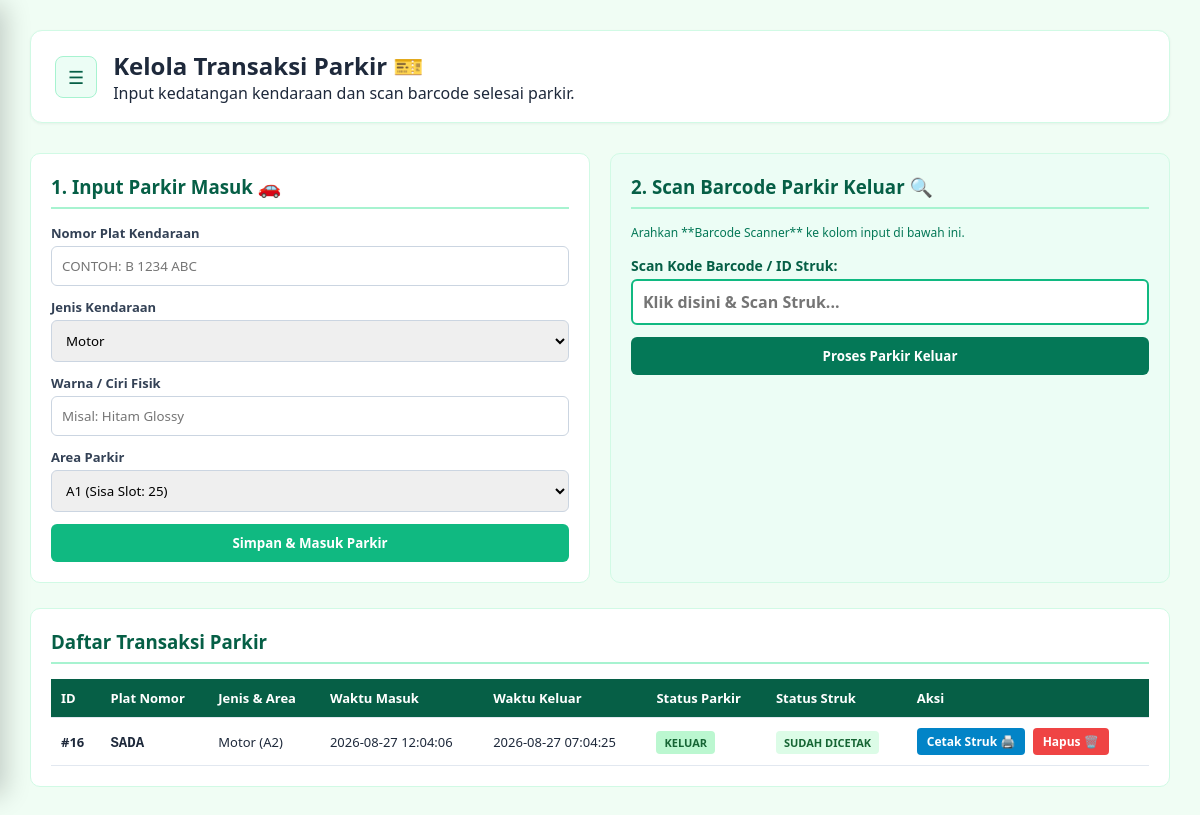
/petugas/php-petugas/transaksi.php (signed in), run on the app's committed database.
### tables this page shows
CREATE TABLE `tb_transaksi` (
  `id_parkir` int(11) NOT NULL,
  `id_kendaraan` int(11) NOT NULL,
  `waktu_masuk` datetime NOT NULL DEFAULT current_timestamp(),
  `waktu_keluar` datetime DEFAULT NULL,
  `id_tarif` int(11) DEFAULT NULL,
  `durasi_jam` int(5) DEFAULT NULL,
  `biaya_total` decimal(10,0) DEFAULT NULL,
  `status` enum('masuk','keluar') NOT NULL DEFAULT 'masuk',
  `status_cetak` enum('belum','sudah') NOT NULL DEFAULT 'belum',
  `id_user` int(11) NOT NULL,
  `id_area` int(11) NOT NULL
);

CREATE TABLE `tb_kendaraan` (
  `id_kendaraan` int(11) NOT NULL,
  `plat_nomor` varchar(15) NOT NULL,
  `jenis_kendaraan` varchar(20) NOT NULL,
  `warna` varchar(100) NOT NULL,
  `id_user` int(11) DEFAULT NULL
);

CREATE TABLE `tb_area_parkir` (
  `id_area` int(11) NOT NULL,
  `nama_area` varchar(50) NOT NULL,
  `jenis_kendaraan` varchar(20) NOT NULL,
  `kapasitas` int(5) NOT NULL,
  `terisi` int(5) NOT NULL DEFAULT 0
);

### petugas/php-petugas/transaksi.php (the view, shortened to what this page needs)
<?php
require_once '../../config/koneksi.php';
$areas = mysqli_query($koneksi, "SELECT * FROM tb_area_parkir");
$semua_transaksi = mysqli_query($koneksi, "SELECT t.*, k.plat_nomor, k.jenis_kendaraan, a.nama_area
                                           FROM tb_transaksi t
                                           JOIN tb_kendaraan k ON t.id_kendaraan = k.id_kendaraan
                                           JOIN tb_area_parkir a ON t.id_area = a.id_area
                                           ORDER BY t.id_parkir DESC LIMIT 50");
?>
<!DOCTYPE html>
<html lang="id">
<head>
    <link rel="stylesheet" href="../css-petugas/dashboard.css?v=<?= time(); ?>">
</head>
<body>
    <div class="content">
        <div class="header">
            <div class="header-left">
                <button class="menu-toggle" id="btnToggle" title="Buka Menu">☰</button>
                <div>
                    <h2>Kelola Transaksi Parkir 🎫</h2>
                    <p>Input kedatangan kendaraan dan scan barcode selesai parkir.</p>
                </div>
            </div>
        </div>
        <div class="form-grid">
            <div class="box">
                <h3>1. Input Parkir Masuk 🚗</h3>
                <form action="" method="POST">
                    <div class="input-group">
                        <label>Nomor Plat Kendaraan</label>
                        <input type="text" name="plat_nomor" placeholder="Contoh: B 1234 ABC" style="text-transform: uppercase;" required>
                    </div>
                    <div class="input-group">
                        <label>Jenis Kendaraan</label>
                        <select name="jenis_kendaraan" required>
                            <option value="Motor">Motor</option>
                        </select>
                    </div>
                    <div class="input-group">
                        <label>Warna / Ciri Fisik</label>
                        <input type="text" name="warna" placeholder="Misal: Hitam Glossy" required>
                    </div>
                    <div class="input-group">
                        <label>Area Parkir</label>
                        <select name="id_area" required>
                            <?php while($a = mysqli_fetch_assoc($areas)): ?>
                                <option value="<?= $a['id_area']; ?>">
                                    <?= $a['nama_area']; ?> (Sisa Slot: <?= $a['kapasitas'] - $a['terisi']; ?>)
                                </option>
                            <?php endwhile; ?>
                        </select>
                    </div>
                    <button type="submit" name="parkir_masuk" class="btn-green">Simpan & Masuk Parkir</button>
                </form>
            </div>
            <div class="box" style="background: #ecfdf5;">
                <h3>2. Scan Barcode Parkir Keluar 🔍</h3>
                <p style="font-size: 12px; color: #047857; margin-bottom: 15px;">
                    Arahkan **Barcode Scanner** ke kolom input di bawah ini.
                </p>
                <form action="" method="POST">
                    <div class="input-group">
                        <label style="color: #065f46; font-size: 14px;">Scan Kode Barcode / ID Struk:</label>
                        <input type="text" name="scan_barcode" placeholder="Klik disini & Scan Struk..." autofocus style="font-size: 16px; font-weight: bold; border: 2px solid #10b981;" required>
                    </div>
                    <button type="submit" class="btn-green" style="background: #047857;">Proses Parkir Keluar</button>
                </form>
            </div>
        </div>
        <div class="box" style="overflow-x: auto;">
            <h3>Daftar Transaksi Parkir</h3>
            <table>
                <thead>
                    <tr>
                        <th>ID</th>
                        <th>Plat Nomor</th>
                        <th>Jenis & Area</th>
                        <th>Waktu Masuk</th>
                        <th>Waktu Keluar</th>
                        <th>Status Parkir</th>
                        <th>Status Struk</th>
                        <th>Aksi</th>
                    </tr>
                </thead>
                <tbody>
                    <?php while($row = mysqli_fetch_assoc($semua_transaksi)): ?>
                    <?php $is_printed = ($row['status_cetak'] ?? 'belum') === 'sudah'; ?>
                    <tr>
                        <td><b>#<?= $row['id_parkir']; ?></b></td>
                        <td><b style="font-family: monospace; font-size: 14px;"><?= $row['plat_nomor']; ?></b></td>
                        <td><?= $row['jenis_kendaraan']; ?> (<?= $row['nama_area']; ?>)</td>
                        <td><?= $row['waktu_masuk']; ?></td>
                        <td><?= $row['waktu_keluar'] ?? '-'; ?></td>
                        <td>
                            <span class="badge <?= $row['status'] == 'masuk' ? 'badge-masuk' : 'badge-keluar'; ?>">
                                <?= $row['status']; ?>
                            </span>
                        </td>
                        <td>
                            <span class="badge <?= $is_printed ? 'badge-sudah' : 'badge-belum'; ?>">
                                <?= $is_printed ? 'Sudah Dicetak' : 'Belum Dicetak'; ?>
                            </span>
                        </td>
                        <td>
                            <a href="cetak_struk.php?id=<?= $row['id_parkir']; ?>" target="_blank" class="btn-action btn-print">Cetak Struk 🖨️</a>
                            <?php if ($is_printed): ?>
                                <a href="transaksi.php?hapus=<?= $row['id_parkir']; ?>"
                                   onclick="return confirm('Apakah Anda yakin ingin menghapus transaksi #<?= $row['id_parkir']; ?>?');"
                                   class="btn-action btn-delete">Hapus 🗑️</a>
                            <?php else: ?>
                                <button disabled title="Cetak struk terlebih dahulu untuk menghapus transaksi ini" class="btn-action btn-disabled">Hapus 🗑️</button>
                            <?php endif; ?>
                        </td>
                    </tr>
                    <?php endwhile; ?>
                </tbody>
            </table>
        </div>
    </div>
</body>
</html>

### petugas/css-petugas/dashboard.css (style rules this page uses)
* { margin: 0; padding: 0; box-sizing: border-box; font-family: "Segoe UI", system-ui, -apple-system, sans-serif; }
body { background-color: #f0fdf4; color: #1e293b; display: flex; min-height: 100vh; position: relative; overflow-x: hidden; }
.content { flex: 1; padding: 30px; overflow-y: auto; width: 100%; }
.header { background-color: #ffffff; padding: 18px 24px; border-radius: 12px; box-shadow: 0 1px 3px rgba(0, 0, 0, 0.05); margin-bottom: 30px; border: 1px solid #d1fae5; }
.header-left { display: flex; align-items: center; gap: 16px; }
.menu-toggle { background-color: #ecfdf5; color: #065f46; border: 1px solid #a7f3d0; padding: 8px 12px; border-radius: 8px; font-size: 18px; cursor: pointer; }

### petugas/php-petugas/transaksi.php (style rules this page uses)
.form-grid { display: grid; grid-template-columns: 1fr 1fr; gap: 20px; margin-bottom: 25px; }
.box { background: white; padding: 20px; border-radius: 10px; border: 1px solid #d1fae5; }
.box h3 { color: #065f46; margin-bottom: 15px; border-bottom: 2px solid #a7f3d0; padding-bottom: 8px; }
.input-group { margin-bottom: 12px; }
.input-group label { display: block; font-size: 13px; font-weight: 600; margin-bottom: 4px; color: #334155; }
.input-group input, .input-group select { width: 100%; padding: 10px; border: 1px solid #cbd5e1; border-radius: 6px; }
.btn-green { background: #10b981; color: white; border: none; padding: 10px 15px; border-radius: 6px; font-weight: bold; cursor: pointer; width: 100%; }
table { width: 100%; border-collapse: collapse; margin-top: 10px; background: white; }
th, td { padding: 10px; text-align: left; border-bottom: 1px solid #e2e8f0; font-size: 13px; }
th { background: #065f46; color: white; }
.badge { padding: 4px 8px; border-radius: 4px; font-size: 11px; font-weight: bold; text-transform: uppercase; }
.badge-keluar { background: #bbf7d0; color: #166534; }
.badge-sudah { background: #dcfce7; color: #166534; }
.btn-action { display: inline-block; padding: 5px 10px; border-radius: 4px; text-decoration: none; font-size: 12px; font-weight: bold; border: none; }
.btn-print { background: #0284c7; color: white; }
.btn-delete { background: #ef4444; color: white; margin-left: 4px; cursor: pointer; }

### data on the page
tb_transaksi: id_parkir "16", id_kendaraan.plat_nomor "SADA", id_kendaraan.jenis_kendaraan "Motor", id_area.nama_area "A2", waktu_masuk "2026-08-27 12:04:06", waktu_keluar "2026-08-27 07:04:25", status "KELUAR", status_cetak "SUDAH DICETAK"

### other printed values
form field id_area "A1 (Sisa Slot: 25)"
